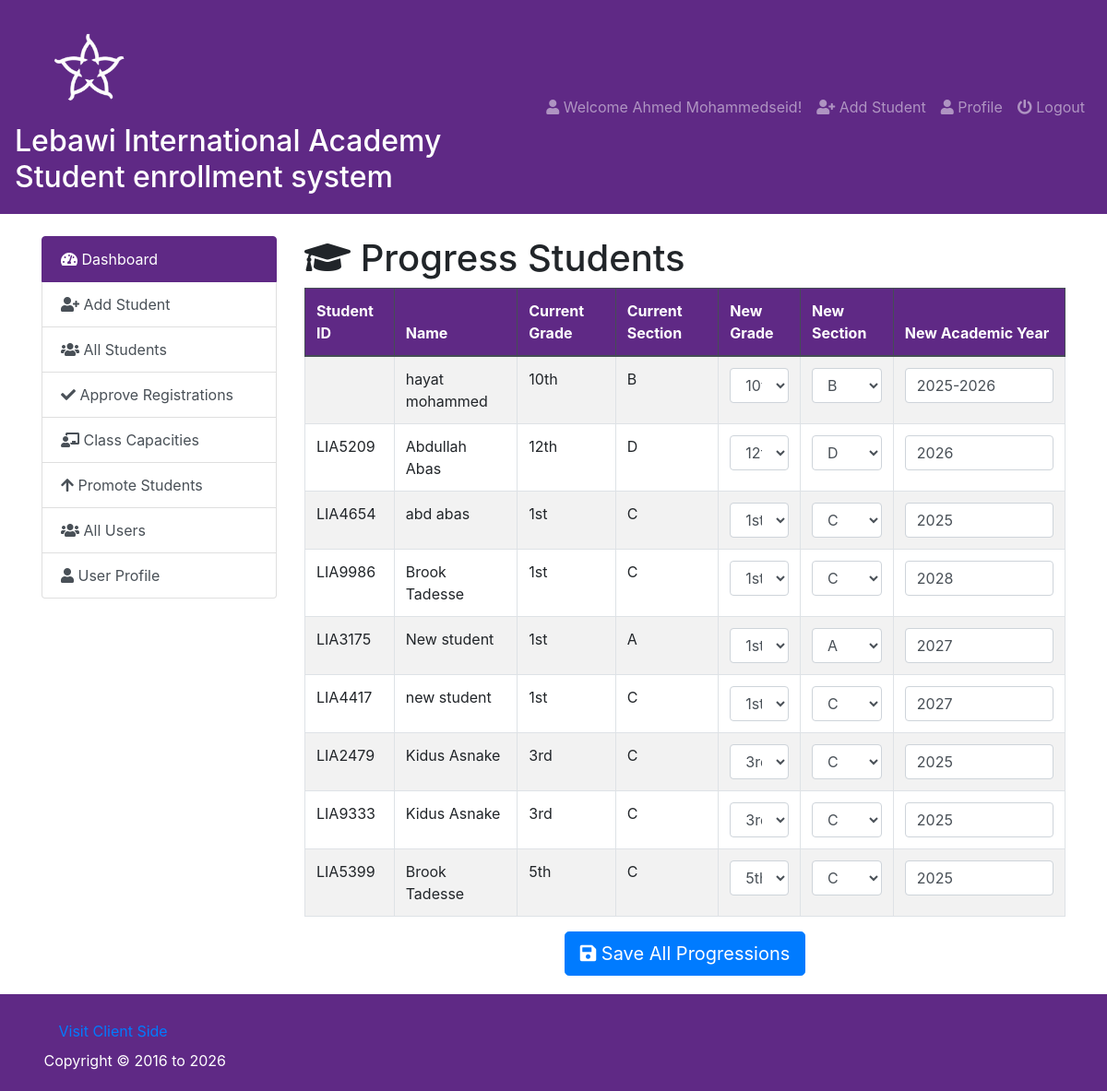
The app's page /admin/index.php?page=progress-student (signed in) with its own data.
### tables this page shows
CREATE TABLE `users` (
  `id` int(11) NOT NULL,
  `name` varchar(100) NOT NULL,
  `username` varchar(50) NOT NULL,
  `password` varchar(255) NOT NULL,
  `email` varchar(100) NOT NULL,
  `photo` varchar(255) NOT NULL,
  `status` enum('active','inactive') DEFAULT 'active',
  `datetime` datetime DEFAULT current_timestamp(),
  `role` enum('admin','client') NOT NULL DEFAULT 'client'
);

CREATE TABLE `student_info` (
  `id` int(11) NOT NULL,
  `student_id` varchar(8) NOT NULL DEFAULT '',
  `name` varchar(100) NOT NULL,
  `class` varchar(10) NOT NULL,
  `section` varchar(5) NOT NULL,
  `address` varchar(20) NOT NULL,
  `pcontact` varchar(20) NOT NULL,
  `date_of_birth` date NOT NULL DEFAULT '2000-01-01',
  `age` int(11) NOT NULL DEFAULT 0,
  `academic_year` varchar(9) NOT NULL DEFAULT '2025-2026',
  `graduation_year` year(4) NOT NULL DEFAULT 2030,
  `photo` varchar(255) NOT NULL,
  `transcript` varchar(255) NOT NULL,
  `birth_certificate` varchar(255) DEFAULT NULL,
  `datetime` datetime DEFAULT current_timestamp()
);

### admin/progress-student.php (the view, shortened to what this page needs)
<?php
require_once 'db_con.php';
$query = "SELECT student_id, name, class, section, academic_year
          FROM student_info
          ORDER BY class, name";
$result = mysqli_query($db_con, $query);
$students = mysqli_fetch_all($result, MYSQLI_ASSOC);
?>
<h1 class="text-primary"><i class="fas fa-graduation-cap"></i> Progress Students</h1>
<form method="POST" action="">
    <table class="table table-bordered table-striped">
        <thead class="thead-dark">
            <tr>
                <th>Student ID</th>
                <th>Name</th>
                <th>Current Grade</th>
                <th>Current Section</th>
                <th>New Grade</th>
                <th>New Section</th>
                <th>New Academic Year</th>
            </tr>
        </thead>
        <tbody>
            <?php foreach ($students as $student): ?>
                <tr>
                    <td><?php echo htmlspecialchars($student['student_id']); ?></td>
                    <td><?php echo htmlspecialchars($student['name']); ?></td>
                    <td><?php echo htmlspecialchars($student['class']); ?></td>
                    <td><?php echo htmlspecialchars($student['section']); ?></td>
                    <td>
                        <select name="students[<?php echo $student['student_id']; ?>][new_class]" class="form-control">
                            <?php
                            $grades = ['1st','2nd','3rd','4th','5th','6th','7th','8th','9th','10th','11th','12th'];
                            foreach ($grades as $grade):
                                $selected = ($grade == $student['class']) ? 'selected' : '';
                                echo "<option value='$grade' $selected>$grade</option>";
                            endforeach;
                            ?>
                        </select>
                    </td>
                    <td>
                        <select name="students[<?php echo $student['student_id']; ?>][new_section]" class="form-control">
                            <option value="A" <?= $student['section']=='A'?'selected':'' ?>>A</option>
                            <option value="B" <?= $student['section']=='B'?'selected':'' ?>>B</option>
                            <option value="C" <?= $student['section']=='C'?'selected':'' ?>>C</option>
                            <option value="D" <?= $student['section']=='D'?'selected':'' ?>>D</option>
                        </select>
                    </td>
                    <td>
                        <input type="text"
                               name="students[<?php echo $student['student_id']; ?>][new_academic_year]"
                               value="<?php echo htmlspecialchars($student['academic_year']); ?>"
                               class="form-control">
                    </td>
                </tr>
            <?php endforeach; ?>
        </tbody>
    </table>
    <div class="text-center">
        <button type="submit" name="progress_students" class="btn btn-primary btn-lg">
            <i class="fas fa-save"></i> Save All Progressions
        </button>
    </div>
</form>

### admin/index.php (shortened to what this page needs)
<?php
require_once 'db_con.php';
?>
<!doctype html>
<html lang="en">
<head>
  <link rel="stylesheet" href="../css/bootstrap.min.css">
  <link rel="stylesheet" href="../css/dataTables.bootstrap4.min.css">
  <link rel="stylesheet" href="../css/fontawesome.min.css">
  <link rel="stylesheet" href="../css/solid.min.css">
  <link rel="stylesheet" href="https://cdnjs.cloudflare.com/ajax/libs/animate.css/4.0.0/animate.min.css" />
  <link rel="stylesheet" type="text/css" href="../css/style.css">
</head>
<body>
  <nav style="background-color: #5f2985;" class="navbar navbar-expand-lg navbar-dark ">
    <a class="navbar-brand" href="index.php">
      <img src="lebawilogo.png" class="fa-3x" style="vertical-align: middle; width:35%;background-color:#5f2985;" alt="Logo">
      <h2 style="display: block; align-items:center; color:white;">Lebawi International Academy
        <br>Student enrollment system
      </h2>
    </a>
    <div class="navbar-collapse collapse justify-content-end" id="navbarSupportedContent">
      <?php $showuser = $_SESSION['user_login'];
      $haha = mysqli_query($db_con, "SELECT * FROM users WHERE username = '$showuser'");
      $showrow = mysqli_fetch_array($haha); ?>
      <ul class="nav navbar-nav ">
        <li class="nav-item"><a class="nav-link" href="index.php?page=user-profile"><i class="fa fa-user"></i> Welcome <?php echo $showrow['name']; ?>!</a></li>
        <li class="nav-item"><a class="nav-link" href="index.php?page=add-student"><i class="fa fa-user-plus"></i> Add Student</a></li>
        <li class="nav-item"><a class="nav-link" href="index.php?page=user-profile"><i class="fa fa-user"></i> Profile</a></li>
        <li class="nav-item"><a class="nav-link" href="logout.php"><i class="fa fa-power-off"></i> Logout</a></li>
      </ul>
    </div>
  </nav>
  <br>
  <div class="container">
    <div class="row">
      <div class="col-md-3">
        <div class="list-group">
          <a href="index.php?page=dashboard" class="list-group-item list-group-item-action active">
            <i class="fas fa-tachometer-alt"></i> Dashboard
          </a>
          <a href="index.php?page=add-student" class="list-group-item list-group-item-action"><i class="fa fa-user-plus"></i> Add Student</a>
          <a href="index.php?page=all-student" class="list-group-item list-group-item-action"><i class="fa fa-users"></i> All Students</a>
          <a href="index.php?page=approve-registrations" class="list-group-item list-group-item-action"><i class="fa fa-check"></i> Approve Registrations</a>
          <a href="index.php?page=class-capacities" class="list-group-item list-group-item-action"><i class="fas fa-chalkboard-teacher"></i> Class Capacities</a>
          <a href="index.php?page=progress-student" class="list-group-item list-group-item-action"><i class="fas fa-arrow-up"></i> Promote Students</a>
          <a href="index.php?page=all-users" class="list-group-item list-group-item-action"><i class="fa fa-users"></i> All Users</a>
          <a href="index.php?page=user-profile" class="list-group-item list-group-item-action"><i class="fa fa-user"></i> User Profile</a>
        </div>
      </div>
      <div class="col-md-9">
        <div class="content">
          <?php
          if (isset($_GET['page'])) {
            $page = $_GET['page'] . '.php';
          } else {
            $page = 'dashboard.php';
          }
          if (file_exists($page)) {
            require_once $page;
          } else {
            require_once '404.php';
          }
          ?>
        </div>
      </div>
    </div>
  </div>
  <footer>
    <div class="container">
      <a href="../client/index.php" class="nav-link">Visit Client Side</a>
      <p>Copyright © 2016 to <?php echo date('Y') ?></p>
    </div>
  </footer>
</body>
</html>

### css/style.css (style rules this page uses)
footer { background-color: #5f2985; color:#fff; padding: 20px 0px 5px 5px; margin-top: 20px; }
.list-group-item.active { z-index: 2; color: #fff; background-color:#5f2985; border-color:#5f2985 ; }

### records on screen
users: name "Ahmed Mohammedseid"
student_info: name "hayat mohammed", class "10th", section "B", student "10th", section+student "B", academic_year "2025-2026"
student_info: student "LIA5209", name "Abdullah Abas", class "12th", section "D", student "12th", section+student "D", academic_year "2026"
student_info: student "LIA4654", name "abd abas", class "1st", section "C", student "1st", section+student "C", academic_year "2025"
student_info: student "LIA9986", name "Brook Tadesse", class "1st", section "C", student "1st", section+student "C", academic_year "2028"
student_info: student "LIA3175", name "New student", class "1st", section "A", student "1st", section+student "A", academic_year "2027"
student_info: student "LIA4417", name "new student", class "1st", section "C", student "1st", section+student "C", academic_year "2027"
student_info: student "LIA2479", name "Kidus Asnake", class "3rd", section "C", student "3rd", section+student "C", academic_year "2025"
student_info: student "LIA9333", name "Kidus Asnake", class "3rd", section "C", student "3rd", section+student "C", academic_year "2025"
student_info: student "LIA5399", name "Brook Tadesse", class "5th", section "C", student "5th", section+student "C", academic_year "2025"
